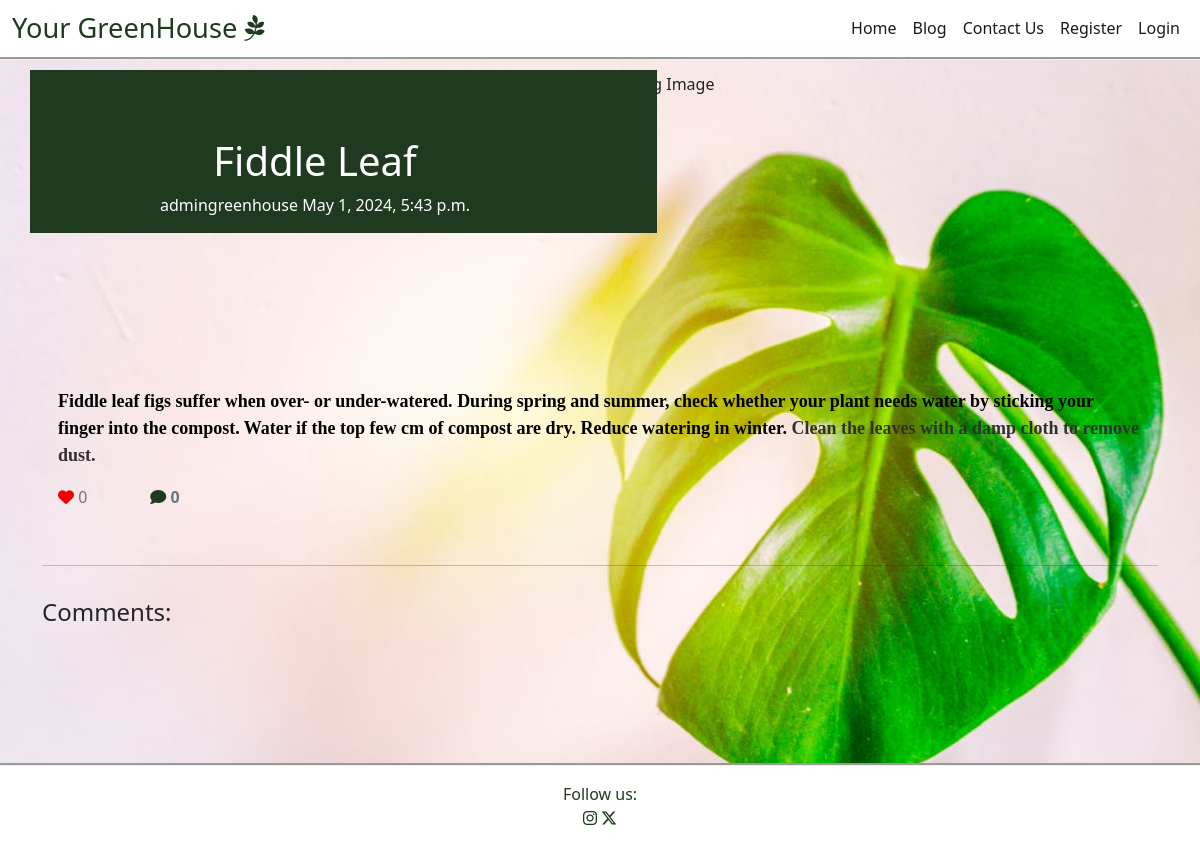
/details/fiddle-leaf/, run on the app's committed database.
### blogsite/models.py (models this page shows, shortened)
class Post(models.Model):
    title = models.CharField(max_length=200, unique=True)
    slug = models.SlugField(max_length=200, unique=True)
    writer = models.ForeignKey(User, on_delete=models.CASCADE,
                               related_name="posts")
    updated = models.DateTimeField(auto_now=True)
    chosen_image = CloudinaryField('image', default='placeholder')
    content = models.TextField()
    excerpt = models.TextField(blank=True)
    created = models.DateTimeField(auto_now_add=True)
    status = models.IntegerField(choices=STATUS, default=0)
    likes = models.ManyToManyField(User, blank=True, related_name="user_likes")
    class Meta:
        ordering = ["-created"]
    def likes_number(self):
        return self.likes.count()

### blogsite/views.py (the view, shortened to what this page needs)
# urls.py: path('details/<slug:slug>/', Details.as_view(), name='details.html'),
class Details(View):
    def get(self, request, slug, *args, **kwargs):
        queryset = Post.objects.filter(status=1)
        post = get_object_or_404(queryset, slug=slug)
        comment = post.comment.filter(approved=True).order_by("-created")
        liked = False
        if post.likes.filter(id=self.request.user.id).exists():
            liked = True
        return render(
            request,
            "details.html",
            {
                "post": post,
                "comment": comment,
                "commented": False,
                "liked": liked,
                "comment_on_form": CommentOnForm()
            },
        )

### templates/details.html (shortened to what this page needs)
{% extends 'base.html' %}
{% block content %}
{% load crispy_forms_tags %}
<div class="post-content">
    <div class="container">
        <div class="row">
            <div class="col-md-6 post-content-text">
                <h1 class="post-content-title">{{ post.title }}</h1>
                <p class="post-content-subtitle">{{ post.writer }} {{ post.created }}</p>
            </div>
            <div class="d-none d-md-block col-md-6 post-content-image">
                {% if "placeholder" in post.chosen_image.url %}
                <img src="/static/blog.jpg" alt="Blog Image" class="blog-image">
                {% else %}
                <img src="{{ post.chosen_image.url }}" alt="Blog Image" class="blog-image">
                {% endif %}
            </div>
        </div>
    </div>
</div>
<div class="container">
    <div class="row">
        <div class="col card mb-4  mt-3 left  top">
            <div class="card-body">
                <p class="card-text ">{{ post.content | safe }}</p>
                <div class="row">
                    <div class="col-1">
                        {% if user.is_authenticated %}
                        <form action="{% url 'like' post.slug %}" class="d-inline" method="POST">
                            {% csrf_token %}
                            {% if liked %}
                            <button class="like-button" aria-label="Like Button" value="{{ post.slug }}" name="post-id" type="submit">
                                <i class="fa-solid fa-heart"></i>
                            </button>
                            {% else %}
                            <button class="like-button" aria-label="Like Button" value="{{ post.slug }}" name="post-id" type="submit">
                                <i class="far fa-heart"></i>
                            </button>
                            {% endif %}
                        </form>
                        {% else %}
                        <span class="text-secondary"><i class="fa-solid fa-heart" style="color: #f50000;"></i></span>
                        {% endif %}
                        <span class="text-secondary">{{ post.likes_number }}</span>
                    </div>
                    <div class="col-1">
                        {% with comment.count as total_comments %}
                        <strong class="text-secondary"><i class="fa-solid fa-comment" style="color: #1f3a1e;"></i>
                            {{ total_comments }}
                        </strong>
                        {% endwith %}
                    </div>
                </div>
            </div>
        </div>
    </div>
    <div class="row">
        <div class="col">
            <hr>
        </div>
    </div>
    <div class="row">
        <div class="col-md-8 card mb-4  mt-3 ">
            <h4>Comments:</h4>
            <div class="card-body">
            </div>
        </div>
        <div class="col-md-8 card mb-4  mt-3 ">
            <div class="card-body">
            </div>
        </div>
    </div>
</div>
{% endblock content %}

### static/css/base.css (style rules this page uses)
html { height: 100%; }
.main-bg { background: url('/static/background.jpg') no-repeat center center fixed; background-size: cover; }
.card { border: #1f3a1e ; background-color: transparent; }
.post-content { margin-top: 10px; overflow: hidden; position: relative; display: inline-block; height: 33vh; width: 100%; }
.post-content-text { background-color: #1f3a1e;; color: white; position: relative; text-align: center; padding-top: 67px; }
.post-content-image { position: relative; overflow: hidden; }
.post-content-image:after { content: ""; position: absolute; top: 0; right: 90%; height: 100%; width: 150%; background: #1f3a1e; z-index: 100; }
.blog-image { width: 100%; }

### data on the page
Post: title "Fiddle Leaf", writer "admingreenhouse", created "May 1, 2024, 5:43 p.m.", content "Fiddle leaf figs suffer when over- or under-watered. During spring and summer, check whether your plant needs water by sticking your finger into the compost. Water if the top few cm of compost are dry. Reduce watering in winter. Clean the leaves with a damp cloth to remove dust.", likes_number "0"

### other printed values
{{ total_comments }} "0"
